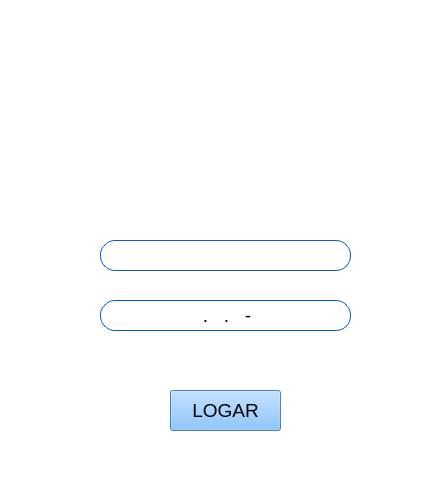
<?xml version="1.0" encoding="UTF-8"?>
<ui version="4.0">
 <class>MainWindow</class>
 <widget class="QMainWindow" name="MainWindow">
  <property name="geometry">
   <rect>
    <x>0</x>
    <y>0</y>
    <width>444</width>
    <height>501</height>
   </rect>
  </property>
  <property name="font">
   <font>
    <pointsize>14</pointsize>
   </font>
  </property>
  <property name="cursor">
   <cursorShape>IBeamCursor</cursorShape>
  </property>
  <property name="windowTitle">
   <string>MainWindow</string>
  </property>
  <property name="styleSheet">
   <string notr="true">background-color: rgb(255, 255, 255);</string>
  </property>
  <property name="documentMode">
   <bool>false</bool>
  </property>
  <property name="unifiedTitleAndToolBarOnMac">
   <bool>false</bool>
  </property>
  <widget class="QWidget" name="centralwidget">
   <widget class="QPushButton" name="bt_logar">
    <property name="geometry">
     <rect>
      <x>170</x>
      <y>390</y>
      <width>111</width>
      <height>41</height>
     </rect>
    </property>
    <property name="font">
     <font>
      <pointsize>14</pointsize>
      <weight>50</weight>
      <bold>false</bold>
     </font>
    </property>
    <property name="styleSheet">
     <string notr="true">background-color: rgb(107, 179, 255);</string>
    </property>
    <property name="text">
     <string>LOGAR</string>
    </property>
   </widget>
   <widget class="QLabel" name="label">
    <property name="geometry">
     <rect>
      <x>140</x>
      <y>30</y>
      <width>171</width>
      <height>161</height>
     </rect>
    </property>
    <property name="text">
     <string/>
    </property>
    <property name="pixmap">
     <pixmap>../images/cat logo1.png</pixmap>
    </property>
    <property name="scaledContents">
     <bool>true</bool>
    </property>
   </widget>
   <widget class="QLabel" name="label_2">
    <property name="geometry">
     <rect>
      <x>120</x>
      <y>240</y>
      <width>31</width>
      <height>31</height>
     </rect>
    </property>
    <property name="styleSheet">
     <string notr="true">background-color: none;</string>
    </property>
    <property name="text">
     <string/>
    </property>
    <property name="pixmap">
     <pixmap>D:/Poliana cat/caneta-do-usuario.png</pixmap>
    </property>
    <property name="scaledContents">
     <bool>true</bool>
    </property>
   </widget>
   <widget class="QLabel" name="label_3">
    <property name="geometry">
     <rect>
      <x>120</x>
      <y>300</y>
      <width>31</width>
      <height>31</height>
     </rect>
    </property>
    <property name="styleSheet">
     <string notr="true">background-color: none;</string>
    </property>
    <property name="text">
     <string/>
    </property>
    <property name="pixmap">
     <pixmap>D:/Poliana cat/desbloquear.png</pixmap>
    </property>
    <property name="scaledContents">
     <bool>true</bool>
    </property>
   </widget>
   <widget class="QLineEdit" name="lineUser">
    <property name="geometry">
     <rect>
      <x>100</x>
      <y>240</y>
      <width>251</width>
      <height>31</height>
     </rect>
    </property>
    <property name="font">
     <font>
      <pointsize>14</pointsize>
     </font>
    </property>
    <property name="toolTip">
     <string>&lt;html&gt;&lt;head/&gt;&lt;body&gt;&lt;p align=&quot;center&quot;&gt;A&lt;/p&gt;&lt;/body&gt;&lt;/html&gt;</string>
    </property>
    <property name="styleSheet">
     <string notr="true">QLineEdit{
	border-radius: 15px;
	border: 1px solid #005DBE;
}</string>
    </property>
    <property name="alignment">
     <set>Qt::AlignCenter</set>
    </property>
   </widget>
   <widget class="QLineEdit" name="linePass">
    <property name="geometry">
     <rect>
      <x>100</x>
      <y>300</y>
      <width>251</width>
      <height>31</height>
     </rect>
    </property>
    <property name="font">
     <font>
      <pointsize>14</pointsize>
     </font>
    </property>
    <property name="toolTip">
     <string>&lt;html&gt;&lt;head/&gt;&lt;body&gt;&lt;p align=&quot;center&quot;&gt;A&lt;/p&gt;&lt;/body&gt;&lt;/html&gt;</string>
    </property>
    <property name="styleSheet">
     <string notr="true">QLineEdit{
	border-radius: 15px;
	border: 1px solid #005DBE;
} </string>
    </property>
    <property name="inputMask">
     <string>999.999.999-99</string>
    </property>
    <property name="alignment">
     <set>Qt::AlignCenter</set>
    </property>
   </widget>
   <widget class="QLabel" name="label_4">
    <property name="geometry">
     <rect>
      <x>120</x>
      <y>240</y>
      <width>31</width>
      <height>31</height>
     </rect>
    </property>
    <property name="styleSheet">
     <string notr="true">background-color:none;</string>
    </property>
    <property name="text">
     <string/>
    </property>
    <property name="pixmap">
     <pixmap>../images/circle-user.png</pixmap>
    </property>
    <property name="scaledContents">
     <bool>true</bool>
    </property>
    <property name="alignment">
     <set>Qt::AlignCenter</set>
    </property>
   </widget>
   <widget class="QLabel" name="label_5">
    <property name="geometry">
     <rect>
      <x>120</x>
      <y>300</y>
      <width>31</width>
      <height>31</height>
     </rect>
    </property>
    <property name="styleSheet">
     <string notr="true">background-color: none;</string>
    </property>
    <property name="text">
     <string/>
    </property>
    <property name="pixmap">
     <pixmap>../images/padlock.png</pixmap>
    </property>
    <property name="scaledContents">
     <bool>true</bool>
    </property>
    <property name="alignment">
     <set>Qt::AlignCenter</set>
    </property>
   </widget>
   <zorder>bt_logar</zorder>
   <zorder>label</zorder>
   <zorder>lineUser</zorder>
   <zorder>linePass</zorder>
   <zorder>label_3</zorder>
   <zorder>label_2</zorder>
   <zorder>label_4</zorder>
   <zorder>label_5</zorder>
  </widget>
  <widget class="QMenuBar" name="menubar">
   <property name="geometry">
    <rect>
     <x>0</x>
     <y>0</y>
     <width>444</width>
     <height>21</height>
    </rect>
   </property>
  </widget>
  <widget class="QStatusBar" name="statusbar"/>
 </widget>
 <resources/>
 <connections/>
</ui>
